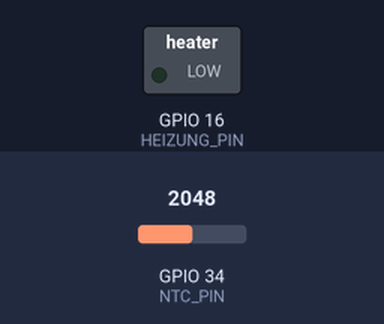
Bench run of a sketch on a simulated ESP32. Shown: switched loads named in the sketch (green lamp = pin HIGH). The inputs (shaded band) are chosen by the test bench; at power-on: GPIO 34 (NTC_PIN) = 2048. What the sketch prints to the serial monitor is not drawn.

Above: at 0.1 s.
At 0.6 s:
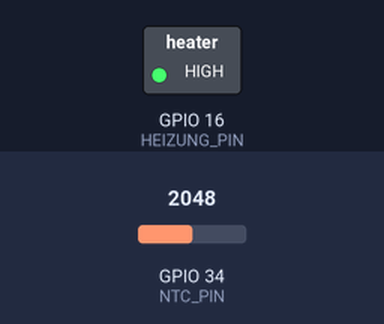
Timing chart, 0 to 2.1 s (numbered marks = the images above):
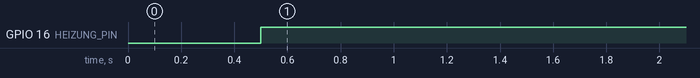

Measured:
- by itself, GPIO 16 (HEIZUNG_PIN): LOW → HIGH at 0.50 s

The sketch:

ESP32_NTC.ino
```cpp
#define HEIZUNG_PIN      16
#define NTC_PIN          34
#define NTC_SCHWELLE     2450     // 1750-1800 = 1-2 °C, 3000-3100 = Handwarm
#define NTC_SAMPLES      5
#define NTC_INTERVALL_MS 60000    // Messung alle 60 Sekunden = 1 Minute

// Zustand zwischen Tasks teilen
volatile bool zustand = false;

void sensorTask(void *pvParameters) {
  (void)pvParameters;
  for (;;) {
    long summe = 0;
    for (int i = 0; i < NTC_SAMPLES; i++) {
      summe += analogRead(NTC_PIN);
      vTaskDelay(pdMS_TO_TICKS(2));
    }
    int mittelwert = summe / NTC_SAMPLES;
    float temperatur = map(mittelwert, 1750, 3100, 1, 28);  // grobe Schätzung der Temperatur
    zustand = (mittelwert < NTC_SCHWELLE);
    Serial.println(F("---------------------------"));
    Serial.print(F("NTC Mittelwert: "));
    Serial.println(mittelwert);
    Serial.print(temperatur);
    Serial.println(" °C");
    Serial.println(zustand ? F("Zu kalt") : F("Warm genug"));
    Serial.print(F("Heizung ist "));
    Serial.println(zustand ? F("an") : F("aus"));
    Serial.println(F("---------------------------"));
    vTaskDelay(pdMS_TO_TICKS(NTC_INTERVALL_MS));
  }
}

void heizungTask(void *pvParameters) {
  (void)pvParameters;
  bool letzter_zustand = false;
  for (;;) {
    if (zustand != letzter_zustand) {
      letzter_zustand = zustand;
      if (zustand) {
        digitalWrite(HEIZUNG_PIN, HIGH);
      } else {
        digitalWrite(HEIZUNG_PIN, LOW);
      }
    }
    vTaskDelay(pdMS_TO_TICKS(500));
  }
}

void setup() {
  Serial.begin(115200);
  Serial.println(F("Starte"));
  pinMode(NTC_PIN, INPUT);
  pinMode(HEIZUNG_PIN, OUTPUT);
  digitalWrite(HEIZUNG_PIN, LOW);
  xTaskCreatePinnedToCore(sensorTask,    "NTC",       2048, nullptr, 1, nullptr, 0);
  xTaskCreatePinnedToCore(heizungTask,   "Heizung",   4096, nullptr, 2, nullptr, 1);
}

void loop() {
  vTaskDelay(pdMS_TO_TICKS(1000));
}
```
